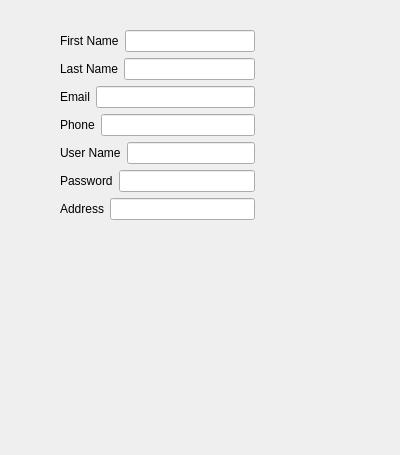
<?xml version="1.0" encoding="UTF-8"?>
<ui version="4.0">
 <class>Form</class>
 <widget class="QWidget" name="Form">
  <property name="geometry">
   <rect>
    <x>0</x>
    <y>0</y>
    <width>400</width>
    <height>455</height>
   </rect>
  </property>
  <property name="windowTitle">
   <string>Form</string>
  </property>
  <widget class="QWidget" name="">
   <property name="geometry">
    <rect>
     <x>60</x>
     <y>30</y>
     <width>195</width>
     <height>192</height>
    </rect>
   </property>
   <layout class="QVBoxLayout" name="verticalLayout">
    <item>
     <layout class="QHBoxLayout" name="horizontalLayout">
      <item>
       <widget class="QLabel" name="label">
        <property name="text">
         <string>First Name</string>
        </property>
       </widget>
      </item>
      <item>
       <widget class="QLineEdit" name="lineEdit"/>
      </item>
     </layout>
    </item>
    <item>
     <layout class="QHBoxLayout" name="horizontalLayout_2">
      <item>
       <widget class="QLabel" name="label_2">
        <property name="text">
         <string>Last Name</string>
        </property>
       </widget>
      </item>
      <item>
       <widget class="QLineEdit" name="lineEdit_2"/>
      </item>
     </layout>
    </item>
    <item>
     <layout class="QHBoxLayout" name="horizontalLayout_3">
      <item>
       <widget class="QLabel" name="label_3">
        <property name="text">
         <string>Email</string>
        </property>
       </widget>
      </item>
      <item>
       <widget class="QLineEdit" name="lineEdit_3"/>
      </item>
     </layout>
    </item>
    <item>
     <layout class="QHBoxLayout" name="horizontalLayout_4">
      <item>
       <widget class="QLabel" name="label_4">
        <property name="text">
         <string>Phone</string>
        </property>
       </widget>
      </item>
      <item>
       <widget class="QLineEdit" name="lineEdit_4"/>
      </item>
     </layout>
    </item>
    <item>
     <layout class="QHBoxLayout" name="horizontalLayout_5">
      <item>
       <widget class="QLabel" name="label_5">
        <property name="text">
         <string>User Name</string>
        </property>
       </widget>
      </item>
      <item>
       <widget class="QLineEdit" name="lineEdit_5"/>
      </item>
     </layout>
    </item>
    <item>
     <layout class="QHBoxLayout" name="horizontalLayout_6">
      <item>
       <widget class="QLabel" name="label_6">
        <property name="text">
         <string>Password</string>
        </property>
       </widget>
      </item>
      <item>
       <widget class="QLineEdit" name="lineEdit_6">
        <property name="echoMode">
         <enum>QLineEdit::Password</enum>
        </property>
       </widget>
      </item>
     </layout>
    </item>
    <item>
     <layout class="QHBoxLayout" name="horizontalLayout_7">
      <item>
       <widget class="QLabel" name="label_7">
        <property name="text">
         <string>Address</string>
        </property>
       </widget>
      </item>
      <item>
       <widget class="QLineEdit" name="lineEdit_7"/>
      </item>
     </layout>
    </item>
   </layout>
  </widget>
 </widget>
 <resources/>
 <connections/>
</ui>
